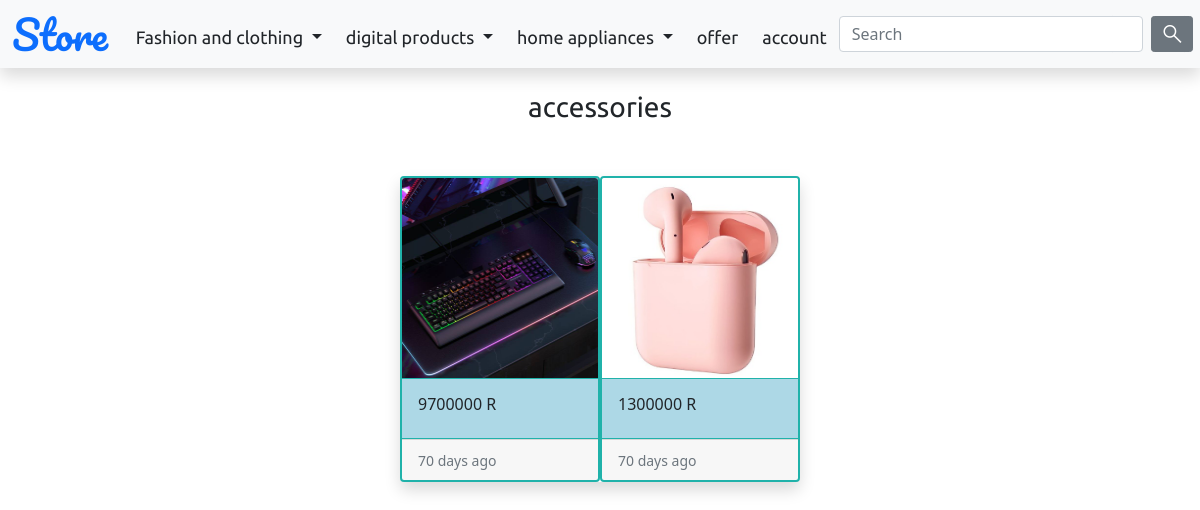
The app's page /home/accessories/ with its own data.
### products/models.py (models this page shows, shortened)
class Category(models.Model):
    parent = models.ForeignKey("self", verbose_name=_("category"), on_delete=models.CASCADE, related_name='category', blank=True, null=True)
    title = models.CharField(_("title"), max_length=150)
    class Meta:
        managed = True
        verbose_name = 'category'
        verbose_name_plural = 'categories'

class Producte(models.Model):
    category = models.ForeignKey("category", verbose_name=_("category"), on_delete=models.CASCADE, related_name='product')
    title = models.CharField(_("title"), max_length=150)
    describtion = models.TextField(_("describtion"), blank=True, null=True)
    price = models.PositiveIntegerField(_("price"))
    created_time = models.DateTimeField(_("created time"), auto_now_add=True)
    user = models.ForeignKey("accounts.Account", verbose_name=_("user"), on_delete=models.CASCADE, related_name='product', null=True, blank=True)
    off = models.PositiveSmallIntegerField(_("off"), default=0)
    count = models.PositiveSmallIntegerField(_("count"))
    def time_diff(self):
        now = datetime.datetime.utcnow().replace(tzinfo=utc)
        timediff = now - self.created_time
        return timediff.days
    def master_price(self):
        return int(round(self.price - self.price*self.off/100))
    class Meta:
        managed = True
        verbose_name = 'Producte'
        verbose_name_plural = 'Productes'

class AvatarP(models.Model):
    producte = models.ForeignKey("Producte", verbose_name=_("producte"), on_delete=models.CASCADE, related_name='avatar')
    avatar = models.ImageField(_("avatar"), upload_to='product_avatar/')
    def __str__(self):
        return self.avatar.name
    class Meta:
        managed = True
        verbose_name = 'AvatarP'
        verbose_name_plural = 'AvatarP'

### products/views.py (the view)
# urls.py: path('home/<str:title>/', CategoryView.as_view()),
class CategoryView(View):
    def get(self, request, title):
        result = my_auth(request)
        template = loader.get_template('products/category.html')
        context = {'title': title, 'category': Category.objects.all(), 'product': Producte.objects.order_by('off')}
        if result != 'redire':
            context = {'title': title, 'category': Category.objects.all(), 'product': Producte.objects.order_by('off'), 'account': Account.objects.get(id= result)}
        return HttpResponse(content=template.render(context, request))

### products/views.py (called while the page is built)
def my_auth(request):
    jwt_token = request.COOKIES.get('jwt-access')
    if jwt_token:
        decode_token = jwt.decode(jwt_token, settings.SECRET_KEY, ['HS256'])
        if Account.objects.get(id= decode_token['user_id']):
            return decode_token['user_id']
    else:
        return 'redire'

### static/templates/products/category.html (shortened to what this page needs)
{% load static %}
<!doctype html>
<html lang="en">
  <head>
    <link href="https://cdn.jsdelivr.net/npm/bootstrap@5.0.2/dist/css/bootstrap.min.css" rel="stylesheet">
    <link rel="stylesheet" href="{% static 'templates/master.css' %}">
  </head>
  <body class="">
      <header>
        {% include "upper_nav.html" %}
      </header>
      <main class="w-100 d-flex justify-content-center align-items-center flex-column" style="padding-top: 70px;">
        {% for c in category %}
        {% if c.title == title %}
        <div class="mt-3 fs-3 mb-5" style="font-family: var(--font2);">{{c.title}}</div>
        <div class="row flex-wrap rounded-3 shadow mb-4 justify-content-center" style="width: max-content; max-width: 100%;">
          {% for p in c.product.all %}
          <div class="card p-0 border-2" onclick="window.location.href='/product/{{p.pk}}'" style="width: 200px; border-color: lightseagreen; cursor: pointer;">
            <img src="{% static '../media/' %}{{p.avatar.first}}" class="card-img-top" alt="..." style="height: 200px;">
            <div class="card-body border-1"
            style="background-color: lightblue; border-color: lightseagreen; border-bottom-style: solid; border-top-style: solid;">
              <h6 class="card-title w-auto"><span class="fs-6">{{p.master_price}} R
              </span>{% if p.off != 0 %}<span class="badge bg-danger fs-6 rounded-pill float-end  p-1">{{p.off}}%</span>{% endif %}</h6>
            </div>
            <div class="card-footer">
              <small class="text-secondary">{{p.time_diff}} days ago</small>
            </div>
          </div>
          {% endfor %}
        </div>
        {% endif %}
        {% endfor %}
      </main>
  </body>
</html>

### static/templates/master.css (style rules this page uses)
:root { --font4: 'Edu NSW ACT Foundation', cursive; --font1: 'Pacifico', cursive; --font3: 'Red Hat Display', sans-serif; --font2: 'Ubuntu', sans-serif; }

### records on screen
Category: title "accessories"
Producte: avatar.first (picture), master_price "9700000", time_diff "70"
Producte: avatar.first (picture), master_price "1300000", time_diff "70"
